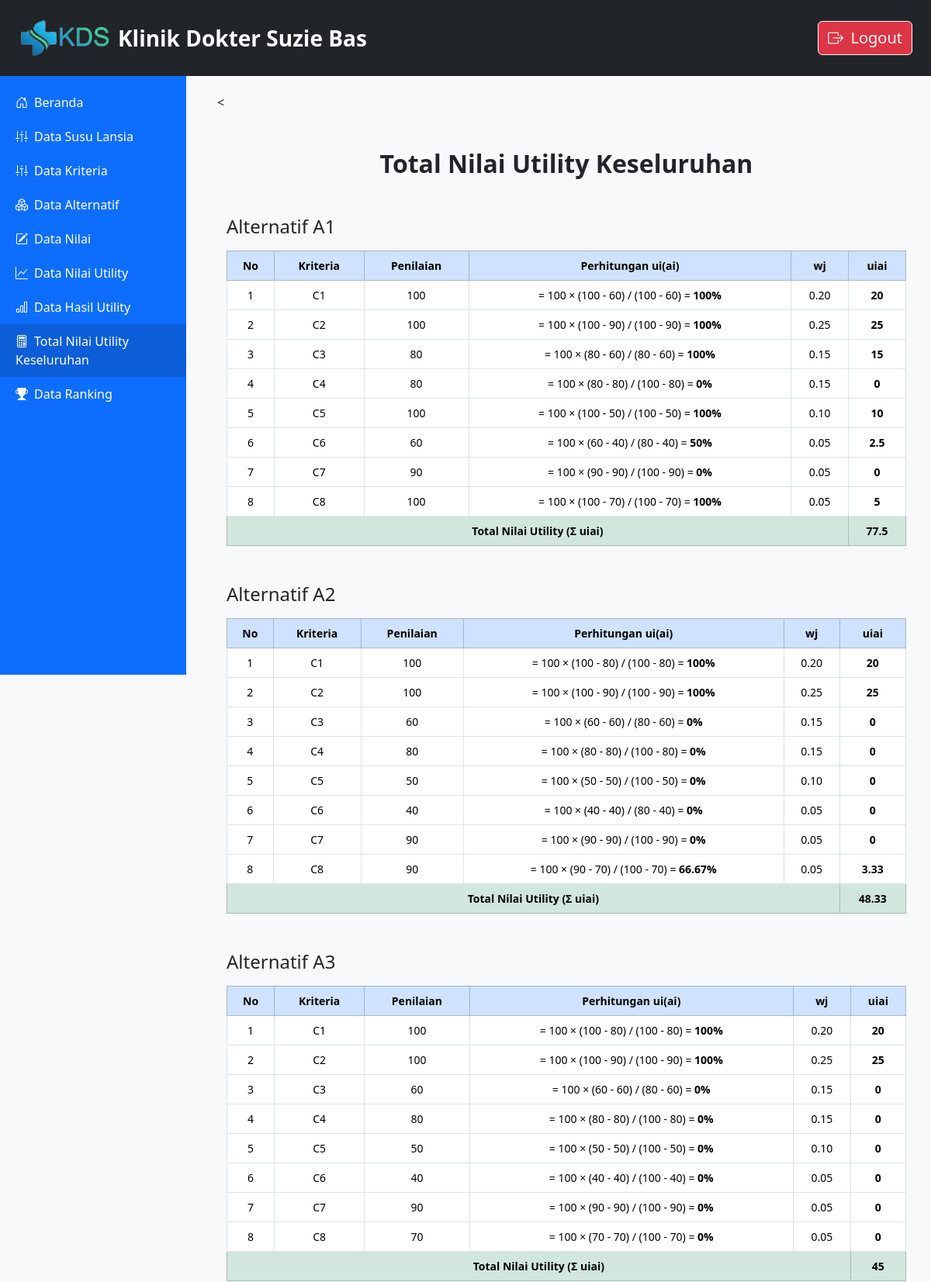
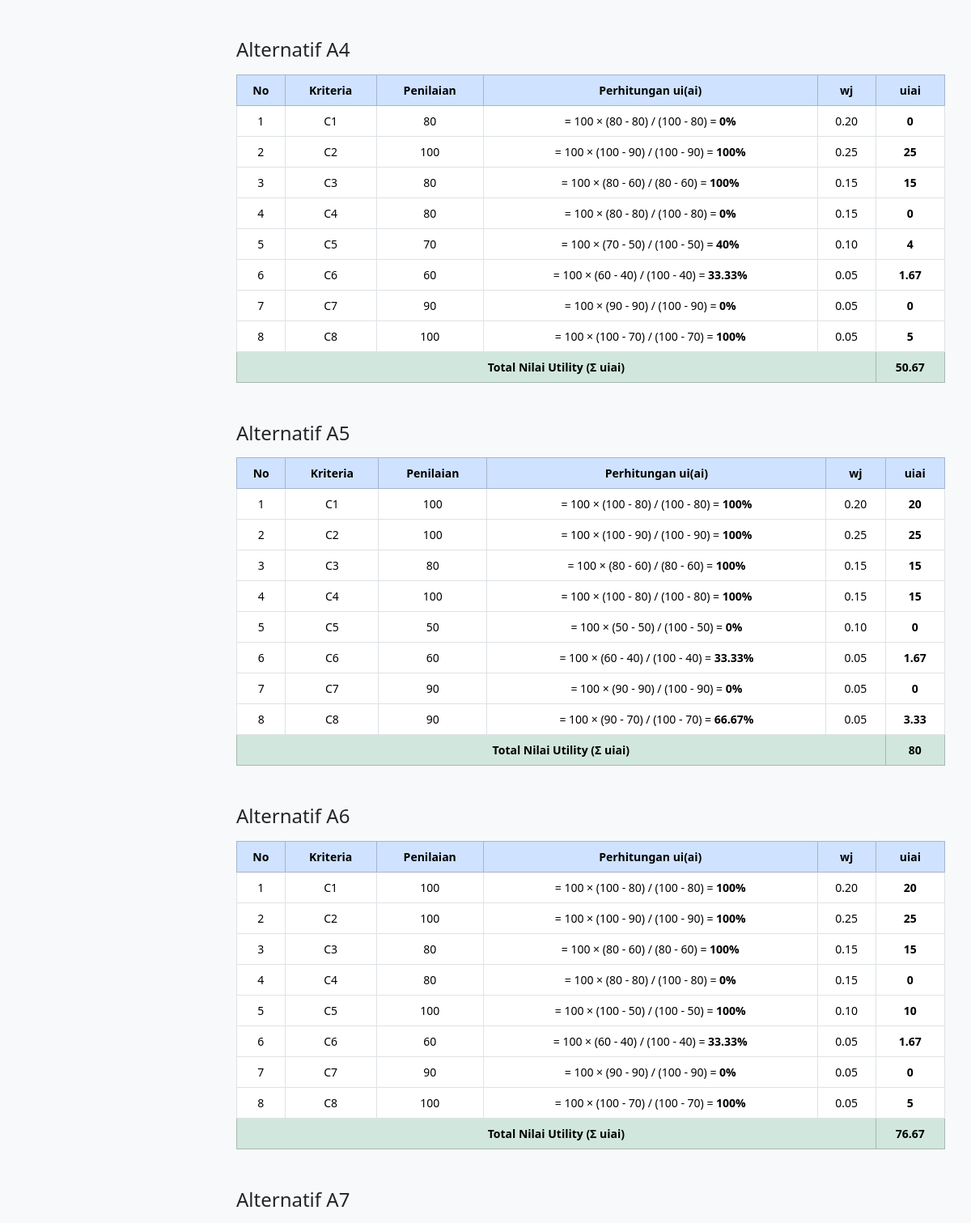
The app's page /datatotalnilaiutilitykeseluruhan.php (upper part) with its own data (2 pictures, top to bottom).
### tables this page shows
CREATE TABLE `nilai` (
  `id` int(11) NOT NULL,
  `alternatif` varchar(10) DEFAULT NULL,
  `C1` int(11) DEFAULT NULL,
  `C2` int(11) DEFAULT NULL,
  `C3` int(11) DEFAULT NULL,
  `C4` int(11) DEFAULT NULL,
  `C5` int(11) DEFAULT NULL,
  `C6` int(11) DEFAULT NULL,
  `C7` int(11) DEFAULT NULL,
  `C8` int(11) DEFAULT NULL
);

### datatotalnilaiutilitykeseluruhan.php (the view, shortened to what this page needs)
<?php
include 'config.php';
function hitungUi($nilai_max, $nilai_min, $nilai_aktual) {
    if (($nilai_max - $nilai_min) != 0) {
        return 100 * (($nilai_aktual - $nilai_min) / ($nilai_max - $nilai_min));
    } else {
        return 0;
    }
}
$nilai_batas = [];
$result_batas = mysqli_query($conn, "SELECT * FROM nilai_batas");
while ($row = mysqli_fetch_assoc($result_batas)) {
    $alt = $row['alternatif'];
    $krit = $row['kriteria'];
    $nilai_batas[$alt][$krit] = [
        'max' => $row['nilai_max'],
        'min' => $row['nilai_min']
    ];
}
$wj = [
    'C1' => 0.20,
    'C2' => 0.25,
    'C3' => 0.15,
    'C4' => 0.15,
    'C5' => 0.10,
    'C6' => 0.05,
    'C7' => 0.05,
    'C8' => 0.05
];
$query = mysqli_query($conn, "SELECT * FROM nilai ORDER BY id ASC");
?>
<!DOCTYPE html>
<html lang="en">
<head>
    <link href="https://cdn.jsdelivr.net/npm/bootstrap@5.3.2/dist/css/bootstrap.min.css" rel="stylesheet">
    <link href="https://cdn.jsdelivr.net/npm/bootstrap-icons@1.10.5/font/bootstrap-icons.css" rel="stylesheet">
</head>
<body>
<nav class="navbar navbar-expand-lg navbar-dark bg-dark fixed-top">
    <div class="container-fluid px-4">
        <a class="navbar-brand d-flex align-items-center">
            <img src="logo.png" alt="Logo" width="120" class="d-inline-block align-text-top me-2">
            <span>Klinik Dokter Suzie Bas</span>
        </a>
        <div class="d-flex ms-auto">
            <a href="logout.php" class="btn btn-danger btn-outline-light fs-5">
                <i class="bi bi-box-arrow-right me-1"></i> Logout
            </a>
        </div>
    </div>
</nav>
<div class="sidebar">
<a href="home.php" style="margin-top: 20px;"><i class="bi bi-house-door me-2"></i>Beranda</a>
<a href="datasusulansia.php"><i class="bi bi-sliders2-vertical me-2"></i>Data Susu Lansia</a>
<a href="datakriteria.php"><i class="bi bi-sliders2-vertical me-2"></i>Data Kriteria</a>
<a href="dataalternatif.php"><i class="bi bi-boxes me-2"></i>Data Alternatif</a>
<a href="datanilai.php"><i class="bi bi-pencil-square me-2"></i>Data Nilai</a>
<a href="datanilaiutility.php"><i class="bi bi-graph-up me-2"></i>Data Nilai Utility</a>
<a href="datahasilutility.php"><i class="bi bi-bar-chart me-2"></i>Data Hasil Utility</a>
<a href="datatotalnilaiutilitykeseluruhan.php" class="active"><i class="bi bi-calculator me-2"></i>Total Nilai Utility Keseluruhan</a>
<a href="dataranking.php"><i class="bi bi-trophy-fill me-2"></i>Data Ranking</a>
</div>
<div class="main-content"><
<div class="container mt-5">
    <h2 class="mb-4 text-center fw-bold">Total Nilai Utility Keseluruhan </h2>
    <?php
    while ($data = mysqli_fetch_assoc($query)) {
        $alt = $data['alternatif'];
        echo "<h4 class='mt-5 mb-3'>Alternatif {$alt}</h4>";
        echo "<table class='table table-bordered'>";
        echo "<thead class='table-primary'>";
        echo "<tr><th>No</th><th>Kriteria</th><th>Penilaian</th><th>Perhitungan ui(ai)</th><th>wj</th><th>uiai</th></tr>";
        echo "</thead><tbody>";
        $no = 1;
        $total_uiai = 0;
        foreach ($nilai_batas[$alt] as $kriteria => $batas) {
            $penilaian = $data[$kriteria];
            $nilai_max = $batas['max'];
            $nilai_min = $batas['min'];
            $ui = hitungUi($nilai_max, $nilai_min, $penilaian);
            $bobot = $wj[$kriteria];
            $uiai = $ui * $bobot;
            echo "<tr>";
            echo "<td>{$no}</td>";
            echo "<td>{$kriteria}</td>";
            echo "<td>{$penilaian}</td>";
            echo "<td>= 100 × ({$penilaian} - {$nilai_min}) / ({$nilai_max} - {$nilai_min}) = <strong>" . round($ui, 2) . "%</strong></td>";
            echo "<td>" . number_format($bobot, 2) . "</td>";
            echo "<td><strong>" . round($uiai, 2) . "</strong></td>";
            echo "</tr>";
            $total_uiai += $uiai;
            $no++;
        }
        echo "<tr class='table-success'>";
        echo "<td colspan='5'><strong>Total Nilai Utility (Σ uiai)</strong></td>";
        echo "<td><strong>" . round($total_uiai, 2) . "</strong></td>";
        echo "</tr>";
        echo "</tbody></table>";
    }
    ?>
</div>
</div>
</body>
</html>

### datatotalnilaiutilitykeseluruhan.php (style rules this page uses)
table { font-size: 14px; margin-bottom: 50px; }
th, td { text-align: center; vertical-align: middle; }
body { background-color: #f8f9fa; }
.sidebar { height: 100vh; position: fixed; top: 70px; left: 0; width: 240px; background-color: #0d6efd; color: white; padding-top: 20px; }
.sidebar a { color: white; text-decoration: none; padding: 10px 20px; display: block; }
.sidebar a:hover, .sidebar a.active { background-color: #0b5ed7; }
.main-content { margin-left: 260px; margin-top: 90px; padding: 30px 20px; }
.navbar { z-index: 1030; }
.navbar-brand span { font-size: 28px; font-weight: bold; }

### records on screen
nilai: alternatif "A1", kriteria "C1", C1 "100", nilai_min "60", bobot "0.20", C1 "20", kriteria "C2", C2 "100", nilai_min "90", bobot "0.25", C2 "25", kriteria "C3", C3 "80", C3 "100", bobot "0.15", C3 "15", kriteria "C4", C4 "80", nilai_max "100", C4 "0", kriteria "C5", C5 "100", nilai_min "50", bobot "0.10", C5 "10", kriteria "C6", C6 "60", nilai_min "40", nilai_max "80", C6 "50", bobot "0.05", C6 "2.5", kriteria "C7", C7 "90", C7 "0", kriteria "C8", C8 "100", nilai_min "70", C8 "5", total_uiai "77.5"
nilai: alternatif "A2", kriteria "C1", C1 "100", nilai_min "80", bobot "0.20", C1 "20", kriteria "C2", C2 "100", nilai_min "90", bobot "0.25", C2 "25", kriteria "C3", C3 "60", nilai_max "80", C3 "0", bobot "0.15", kriteria "C4", C4 "80", nilai_max "100", C4 "0", kriteria "C5", C5 "50", C5 "0", bobot "0.10", kriteria "C6", C6 "40", C6 "0", bobot "0.05", kriteria "C7", C7 "90", C7 "0", kriteria "C8", C8 "90", nilai_min "70", C8 "66.67", C8 "3.33", total_uiai "48.33"
nilai: alternatif "A3", kriteria "C1", C1 "100", nilai_min "80", bobot "0.20", C1 "20", kriteria "C2", C2 "100", nilai_min "90", bobot "0.25", C2 "25", kriteria "C3", C3 "60", nilai_max "80", C3 "0", bobot "0.15", kriteria "C4", C4 "80", nilai_max "100", C4 "0", kriteria "C5", C5 "50", C5 "0", bobot "0.10", kriteria "C6", C6 "40", C6 "0", bobot "0.05", kriteria "C7", C7 "90", C7 "0", kriteria "C8", C8 "70", C8 "0", total_uiai "45"
nilai: alternatif "A4", kriteria "C1", C1 "80", nilai_max "100", C1 "0", bobot "0.20", kriteria "C2", C2 "100", nilai_min "90", bobot "0.25", C2 "25", kriteria "C3", C3 "80", nilai_min "60", C3 "100", bobot "0.15", C3 "15", kriteria "C4", C4 "80", C4 "0", kriteria "C5", C5 "70", nilai_min "50", C5 "40", bobot "0.10", C5 "4", kriteria "C6", C6 "60", nilai_min "40", C6 "33.33", bobot "0.05", C6 "1.67", kriteria "C7", C7 "90", C7 "0", kriteria "C8", C8 "100", nilai_min "70", C8 "5", total_uiai "50.67"
nilai: alternatif "A5", kriteria "C1", C1 "100", nilai_min "80", bobot "0.20", C1 "20", kriteria "C2", C2 "100", nilai_min "90", bobot "0.25", C2 "25", kriteria "C3", C3 "80", nilai_min "60", C3 "100", bobot "0.15", C3 "15", kriteria "C4", C4 "100", C4 "15", kriteria "C5", C5 "50", nilai_max "100", C5 "0", bobot "0.10", kriteria "C6", C6 "60", nilai_min "40", C6 "33.33", bobot "0.05", C6 "1.67", kriteria "C7", C7 "90", C7 "0", kriteria "C8", C8 "90", nilai_min "70", C8 "66.67", C8 "3.33", total_uiai "80"
nilai: alternatif "A6", kriteria "C1", C1 "100", nilai_min "80", bobot "0.20", C1 "20", kriteria "C2", C2 "100", nilai_min "90", bobot "0.25", C2 "25", kriteria "C3", C3 "80", nilai_min "60", C3 "100", bobot "0.15", C3 "15", kriteria "C4", C4 "80", nilai_max "100", C4 "0", kriteria "C5", C5 "100", nilai_min "50", bobot "0.10", C5 "10", kriteria "C6", C6 "60", nilai_min "40", C6 "33.33", bobot "0.05", C6 "1.67", kriteria "C7", C7 "90", C7 "0", kriteria "C8", C8 "100", nilai_min "70", C8 "5", total_uiai "76.67"
nilai: alternatif "A7"
